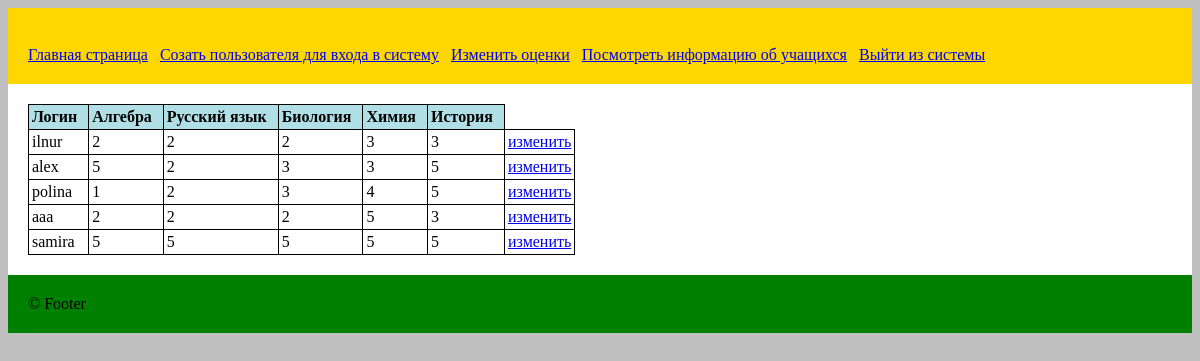
/viewGrades (signed in), run on the app's committed database.
### tables this page shows
CREATE TABLE `users` (
  `id` int(11) NOT NULL,
  `username` varchar(50) NOT NULL,
  `password` varchar(255) NOT NULL,
  `status` varchar(50) NOT NULL,
  `surname` varchar(50) NOT NULL,
  `firstname` varchar(50) NOT NULL,
  `patronymic` varchar(50) DEFAULT NULL,
  `dob` date NOT NULL,
  `algebra` int(11) DEFAULT NULL,
  `russian_language` int(11) DEFAULT NULL,
  `Biology` int(11) DEFAULT NULL,
  `Chemistry` int(11) DEFAULT NULL,
  `History` int(11) DEFAULT NULL
);

### controllers/viewGrades.php (called while the page is built, shortened)
<?php
class ViewGrades extends Controller {
	public function index() {
		$this->view->gradeList = $this->model->viewGrades();
		$this->view->render('viewGrades/index');
	}
}

### index.php (called while the page is built, shortened)
<?php
require 'libs/Session.php';
require 'libs/Bootstrap.php';
require 'libs/model.php';
require 'libs/View.php';
$app = new Bootstrap();

### libs/Session.php (called while the page is built, shortened)
<?php
class Session {
	public static function get($key) {
		if(isset($_SESSION[$key]))
			return $_SESSION[$key];
	}
}

### libs/model.php (called while the page is built)
<?php
class Model {
	public function __construct() {
		$this->DataBase = new Database();
	}
}

### models/viewGrades_model.php (called while the page is built, shortened)
<?php
class ViewGrades_Model extends Model {
	public function viewGrades(){
		if (Session::get('status') === 'student') {
			$user = Session::get('username');
			$sql = "SELECT id, username, algebra, russian_language, Biology, Chemistry, History FROM users WHERE username = '$user'";
		} else {
			$sql = "SELECT id, username, algebra, russian_language, Biology, Chemistry, History FROM users";
		}
		$result = $this->DataBase->query($sql);
		return $result;
	}
}

### views/viewGrades/index.php (the view)
<table>
<?php
	echo "<table>";
	echo "<tr>";
			if (Session::get('status') === 'admin'){
				echo "<th>Логин &nbsp</th>";
			}
	  echo "<th>Алгебра &nbsp</th>
			<th>Русский язык &nbsp</th>
			<th>Биология &nbsp</th>
			<th>Химия &nbsp</th>
			<th>История &nbsp</th>
		</tr>";
	foreach($this->gradeList as $key => $value) {
		if ($value['username'] != 'direktor'){
			echo '<tr>';
				if (Session::get('status') === 'admin'){
				echo '<td>'.$value['username'].'</td>';
			}
			echo '<td>'.$value['algebra'].'</td>';
			echo '<td>'.$value['russian_language'].'</td>';
			echo '<td>'.$value['Biology'].'</td>';
			echo '<td>'.$value['Chemistry'].'</td>';
			echo '<td>'.$value['History'].'</td>';
			if (Session::get('status') === 'admin'){
				echo "<td><a href='updateGrade/updateFromID/{$value['id']}'>изменить</a></td>";
			}
			echo "</tr>";
		}
	}
?>
</table>

### libs/Bootstrap.php (shortened to what this page needs)
<?php
class Bootstrap {
	public function __construct() {
		$url = isset($_GET['url']) ? $_GET['url'] : null;
		$url = rtrim($url, '/');
		$url = explode('/', $url);
		$controller = new $url[0];
		$controller->loadModel($url[0]);
		if(isset($url[2])) {
			if(method_exists($controller, $url[1])) {
				$controller->{$url[1]}($url[2]);
			} else {
				require_once 'controllers/error404.php';
				$controller = new Error404();
				$controller->index();
				return false;
			}
		} else {
			if(isset($url[1])) {
				echo $url[1];
				$controller->{$url[1]}();
			} else {
				$controller->index();
			}
		}
	}
}

### libs/View.php (shortened to what this page needs)
<?php
class View {
	public function render($name, $noInclude = false) {
		if ($noInclude == true) {
			require_once 'views/'.$name.'.php';
		} else {
			require_once 'views/header.php';
			require_once 'views/'.$name.'.php';
			require_once 'views/footer.php';
		}
	}
}

### views/header.php (shortened to what this page needs)
<!doctype html>
<html lang="en">
<head>
	<link rel="stylesheet" href="<?php echo URL; ?>public/css/default.css?"<?=date('m:s')?>>
</head>
<body>
	<?php if(Session::get('loggedIn') == true):?>
		<div id="header">
			<br>
			<a href="<?php echo URL; ?>index">Главная страница</a>
			<?php if(Session::get('status') === 'admin'):?>
				<a href="<?php echo URL; ?>createUser">Созать пользователя для входа в систему</a>
				<a href="<?php echo URL; ?>viewGrades">Изменить оценки</a>
				<a href="<?php echo URL; ?>viewUsers">Посмотреть информацию об учащихся</a>
			<?php endif; ?>
			<a href="<?php echo URL; ?>index/logout">Выйти из системы</a>
		</div>
	<?php endif; ?>
	<div id="content">

### views/footer.php
	</div>
	<div id="footer">
		&copy; Footer
	</div>
</body>
</html>

### public/css/default.css (style rules this page uses)
body { background: silver; }
#header { padding: 20px; background: gold; }
#content { background: #fff; padding: 20px; }
#footer { background: green; padding: 20px; }
TABLE { width: 300px; border-collapse: collapse; white-space:nowrap; }
TD, TH { padding: 3px; border: 1px solid black; }
TH { background: #b0e0e6; }

### data on the page
users: username "ilnur", algebra "2", russian_language "2", Biology "2", Chemistry "3", History "3"
users: username "alex", algebra "5", russian_language "2", Biology "3", Chemistry "3", History "5"
users: username "polina", algebra "1", russian_language "2", Biology "3", Chemistry "4", History "5"
users: username "aaa", algebra "2", russian_language "2", Biology "2", Chemistry "5", History "3"
users: username "samira", algebra "5", russian_language "5", Biology "5", Chemistry "5", History "5"
